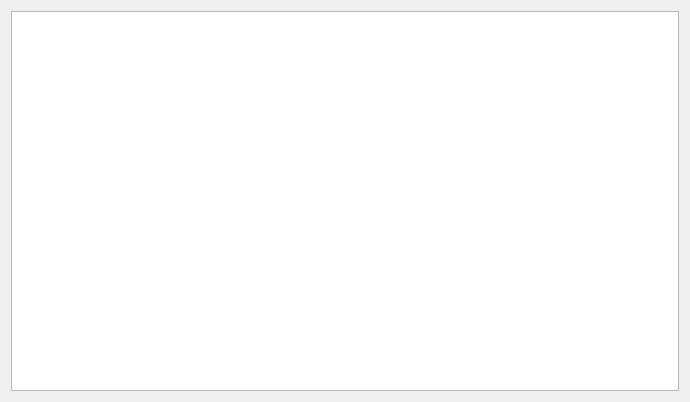
<?xml version="1.0" encoding="UTF-8"?>
<ui version="4.0">
 <class>MainWindow</class>
 <widget class="QMainWindow" name="MainWindow">
  <property name="geometry">
   <rect>
    <x>0</x>
    <y>0</y>
    <width>690</width>
    <height>402</height>
   </rect>
  </property>
  <property name="windowTitle">
   <string>MainWindow</string>
  </property>
  <widget class="QWidget" name="widget">
   <property name="sizePolicy">
    <sizepolicy hsizetype="Expanding" vsizetype="Expanding">
     <horstretch>0</horstretch>
     <verstretch>0</verstretch>
    </sizepolicy>
   </property>
   <property name="contextMenuPolicy">
    <enum>Qt::DefaultContextMenu</enum>
   </property>
   <property name="autoFillBackground">
    <bool>false</bool>
   </property>
   <layout class="QHBoxLayout" name="horizontalLayout">
    <item>
     <widget class="QTableView" name="tableView"/>
    </item>
   </layout>
  </widget>
 </widget>
 <layoutdefault spacing="6" margin="11"/>
 <resources/>
 <connections/>
</ui>
